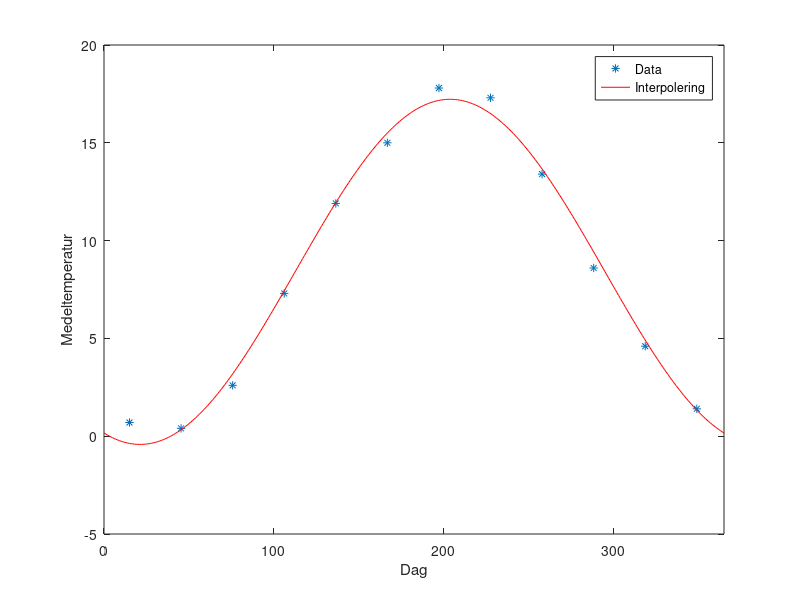

MATLAB code to generate this figure:
function coef = getMeanTemp(display)

if(nargin == 0)
  display = 1;
end

T = [0.7, 0.4, 2.6, 7.3, 11.9, 15.0, 17.8, 17.3, 13.4, 8.6, 4.6,1.4]';

d = (365-31)*[0:11]/11+15;


A = [ones(12,1), cos(2*pi*d/365)', sin(2*pi*d/365)'];

coef = A\T;

dnew = 0:365;

if(display == 1)
  figure(1)
  plot(d,T, '*')
  hold on
  plot(dnew, coef(1)+coef(2)*cos(2*pi*dnew/365)+coef(3)*sin(2*pi*dnew/365), ...
       'r')
  hold off

  xlabel('Dag')
  ylabel('Medeltemperatur')
  xlim([0, 365])
  legend('Data', 'Interpolering')
end